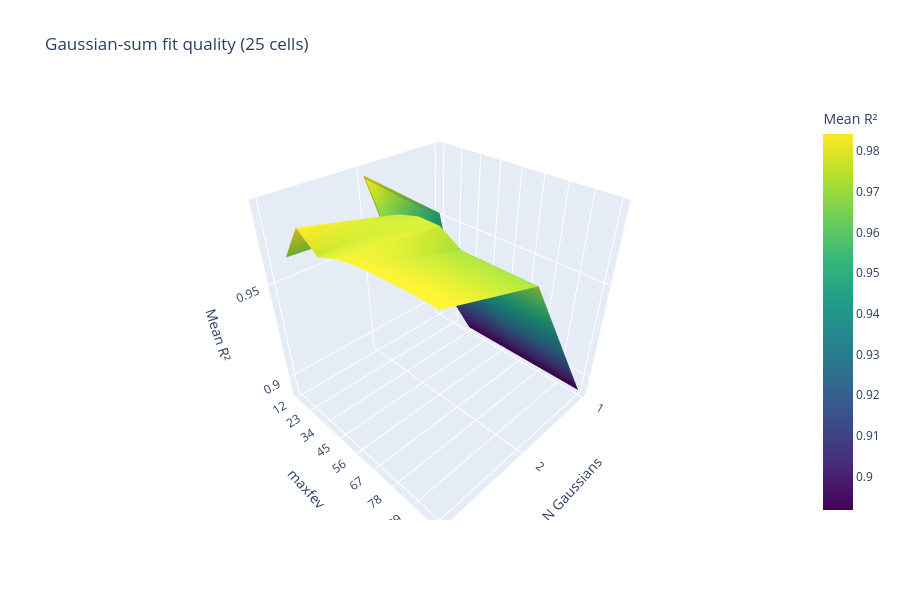
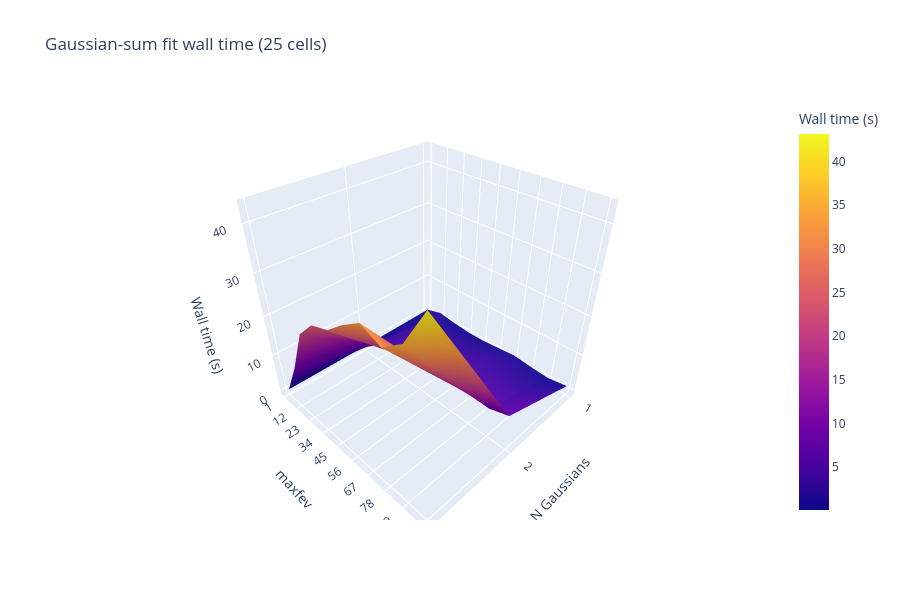

Here is the notebook cell these charts were saved with, in order:
### Code cell
plot_mean_r2_by_n_and_maxfev(r2_grid, n_cells=len(cell_indices),log_scale=False)
plot_wall_time_by_n_and_maxfev(r2_grid, n_cells=len(cell_indices),log_scale=False)

r2_grid

### Figure 1 — Plotly figure (JSON) as saved in the notebook; plotly's stock layout.template omitted (floating-point values rounded to 4 significant figures)
{"data": [{"colorbar": {"title": {"text": "Mean R²"}}, "colorscale": [[0, "#440154"], [0.1111, "#482878"], [0.2222, "#3e4989"], [0.3333, "#31688e"], [0.4444, "#26828e"], [0.5556, "#1f9e89"], [0.6667, "#35b779"], [0.7778, "#6ece58"], [0.8889, "#b5de2b"], [1, "#fde725"]], "customdata": [[1, 1, 1], [12, 12, 12], [23, 23, 23], [34, 34, 34], [45, 45, 45], [56, 56, 56], [67, 67, 67], [78, 78, 78], [89, 89, 89], [100, 100, 100]], "hovertemplate": "N=%{x}<br>maxfev=%{customdata}<br>Mean R²=%{z:.4f}<extra></extra>", "type": "surface", "x": [1, 2, 3], "y": [1, 12, 23, 34, 45, 56, 67, 78, 89, 100], "z": [[NaN, NaN, NaN], [0.952, 0.9842, NaN], [0.9143, 0.9647, 0.9675], [0.8918, 0.9736, 0.9836], [0.8918, 0.9765, 0.9767], [0.8918, 0.9765, 0.9806], [0.8918, 0.9704, 0.9825], [0.8918, 0.9704, 0.9832], [0.8918, 0.9704, 0.9839], [0.8918, 0.9704, 0.9839]]}], "layout": {"height": 600, "scene": {"xaxis": {"tickmode": "array", "tickvals": [1, 2, 3], "title": {"text": "N Gaussians"}}, "yaxis": {"tickmode": "array", "ticktext": ["1", "12", "23", "34", "45", "56", "67", "78", "89", "100"], "tickvals": [1, 12, 23, 34, 45, 56, 67, 78, 89, 100], "title": {"text": "maxfev"}}, "zaxis": {"title": {"text": "Mean R²"}}}, "title": {"text": "Gaussian-sum fit quality (25 cells)"}, "width": 900}}

### Figure 2 — Plotly figure (JSON) as saved in the notebook; plotly's stock layout.template omitted (floating-point values rounded to 4 significant figures)
{"data": [{"colorbar": {"title": {"text": "Wall time (s)"}}, "colorscale": [[0, "#0d0887"], [0.1111, "#46039f"], [0.2222, "#7201a8"], [0.3333, "#9c179e"], [0.4444, "#bd3786"], [0.5556, "#d8576b"], [0.6667, "#ed7953"], [0.7778, "#fb9f3a"], [0.8889, "#fdca26"], [1, "#f0f921"]], "customdata": [[1, 1, 1], [12, 12, 12], [23, 23, 23], [34, 34, 34], [45, 45, 45], [56, 56, 56], [67, 67, 67], [78, 78, 78], [89, 89, 89], [100, 100, 100]], "hovertemplate": "N=%{x}<br>maxfev=%{customdata}<br>Wall time (s)=%{z:.2f}<extra></extra>", "type": "surface", "x": [1, 2, 3], "y": [1, 12, 23, 34, 45, 56, 67, 78, 89, 100], "z": [[0.2116, 0.09443, 0.2718], [1.523, 3.512, 9.545], [0.8745, 5.572, 20.89], [0.4929, 6.665, 25.51], [0.5107, 6.999, 26.98], [0.933, 7.341, 30.63], [1.407, 6.725, 33.6], [0.8925, 7.024, 31.63], [0.5077, 6.666, 35.08], [1.27, 8.191, 43.13]]}], "layout": {"height": 600, "scene": {"xaxis": {"tickmode": "array", "tickvals": [1, 2, 3], "title": {"text": "N Gaussians"}}, "yaxis": {"tickmode": "array", "ticktext": ["1", "12", "23", "34", "45", "56", "67", "78", "89", "100"], "tickvals": [1, 12, 23, 34, 45, 56, 67, 78, 89, 100], "title": {"text": "maxfev"}}, "zaxis": {"title": {"text": "Wall time (s)"}}}, "title": {"text": "Gaussian-sum fit wall time (25 cells)"}, "width": 900}}
